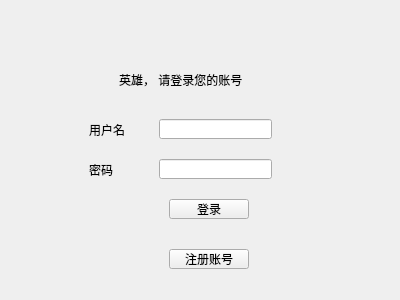
<?xml version="1.0" encoding="UTF-8"?>
<ui version="4.0">
 <class>MainWindow</class>
 <widget class="QMainWindow" name="MainWindow">
  <property name="geometry">
   <rect>
    <x>0</x>
    <y>0</y>
    <width>400</width>
    <height>300</height>
   </rect>
  </property>
  <property name="minimumSize">
   <size>
    <width>400</width>
    <height>300</height>
   </size>
  </property>
  <property name="maximumSize">
   <size>
    <width>400</width>
    <height>300</height>
   </size>
  </property>
  <property name="windowTitle">
   <string>MainWindow</string>
  </property>
  <widget class="QWidget" name="centralwidget">
   <layout class="QGridLayout" name="gridLayout">
    <item row="0" column="0">
     <widget class="QStackedWidget" name="stackedWidget">
      <widget class="QWidget" name="signin">
       <widget class="QLabel" name="Header">
        <property name="geometry">
         <rect>
          <x>110</x>
          <y>40</y>
          <width>151</width>
          <height>61</height>
         </rect>
        </property>
        <property name="text">
         <string>英雄， 请登录您的账号</string>
        </property>
       </widget>
       <widget class="QPushButton" name="signinButton">
        <property name="geometry">
         <rect>
          <x>160</x>
          <y>190</y>
          <width>80</width>
          <height>20</height>
         </rect>
        </property>
        <property name="text">
         <string>登录</string>
        </property>
       </widget>
       <widget class="QPushButton" name="gotoSignup">
        <property name="geometry">
         <rect>
          <x>160</x>
          <y>240</y>
          <width>80</width>
          <height>20</height>
         </rect>
        </property>
        <property name="text">
         <string>注册账号</string>
        </property>
       </widget>
       <widget class="QLineEdit" name="userNameEdit">
        <property name="geometry">
         <rect>
          <x>150</x>
          <y>110</y>
          <width>113</width>
          <height>20</height>
         </rect>
        </property>
       </widget>
       <widget class="QLineEdit" name="userPwdEdit">
        <property name="geometry">
         <rect>
          <x>150</x>
          <y>150</y>
          <width>113</width>
          <height>20</height>
         </rect>
        </property>
        <property name="echoMode">
         <enum>QLineEdit::Password</enum>
        </property>
       </widget>
       <widget class="QLabel" name="label">
        <property name="geometry">
         <rect>
          <x>80</x>
          <y>110</y>
          <width>54</width>
          <height>21</height>
         </rect>
        </property>
        <property name="text">
         <string>用户名</string>
        </property>
       </widget>
       <widget class="QLabel" name="label_2">
        <property name="geometry">
         <rect>
          <x>80</x>
          <y>150</y>
          <width>54</width>
          <height>21</height>
         </rect>
        </property>
        <property name="text">
         <string>密码</string>
        </property>
       </widget>
      </widget>
      <widget class="QWidget" name="signup">
       <widget class="QLabel" name="label_3">
        <property name="geometry">
         <rect>
          <x>150</x>
          <y>60</y>
          <width>111</width>
          <height>16</height>
         </rect>
        </property>
        <property name="text">
         <string>欢迎客官报道</string>
        </property>
       </widget>
       <widget class="QLabel" name="label_4">
        <property name="geometry">
         <rect>
          <x>70</x>
          <y>110</y>
          <width>54</width>
          <height>12</height>
         </rect>
        </property>
        <property name="text">
         <string>用户名</string>
        </property>
       </widget>
       <widget class="QLabel" name="label_5">
        <property name="geometry">
         <rect>
          <x>70</x>
          <y>140</y>
          <width>54</width>
          <height>21</height>
         </rect>
        </property>
        <property name="text">
         <string>密码</string>
        </property>
       </widget>
       <widget class="QLineEdit" name="userNameEdit_2">
        <property name="geometry">
         <rect>
          <x>140</x>
          <y>110</y>
          <width>113</width>
          <height>20</height>
         </rect>
        </property>
       </widget>
       <widget class="QLineEdit" name="userPwdEdit_2">
        <property name="geometry">
         <rect>
          <x>140</x>
          <y>140</y>
          <width>113</width>
          <height>20</height>
         </rect>
        </property>
        <property name="echoMode">
         <enum>QLineEdit::Password</enum>
        </property>
       </widget>
       <widget class="QLabel" name="label_6">
        <property name="geometry">
         <rect>
          <x>60</x>
          <y>180</y>
          <width>54</width>
          <height>21</height>
         </rect>
        </property>
        <property name="text">
         <string>重复密码</string>
        </property>
       </widget>
       <widget class="QLineEdit" name="repeatPwdEdit">
        <property name="geometry">
         <rect>
          <x>140</x>
          <y>180</y>
          <width>113</width>
          <height>20</height>
         </rect>
        </property>
        <property name="echoMode">
         <enum>QLineEdit::Password</enum>
        </property>
       </widget>
       <widget class="QPushButton" name="signupButton">
        <property name="geometry">
         <rect>
          <x>130</x>
          <y>240</y>
          <width>80</width>
          <height>20</height>
         </rect>
        </property>
        <property name="text">
         <string>注册</string>
        </property>
       </widget>
      </widget>
      <widget class="QWidget" name="page_5"/>
     </widget>
    </item>
   </layout>
  </widget>
 </widget>
 <resources/>
 <connections/>
</ui>
